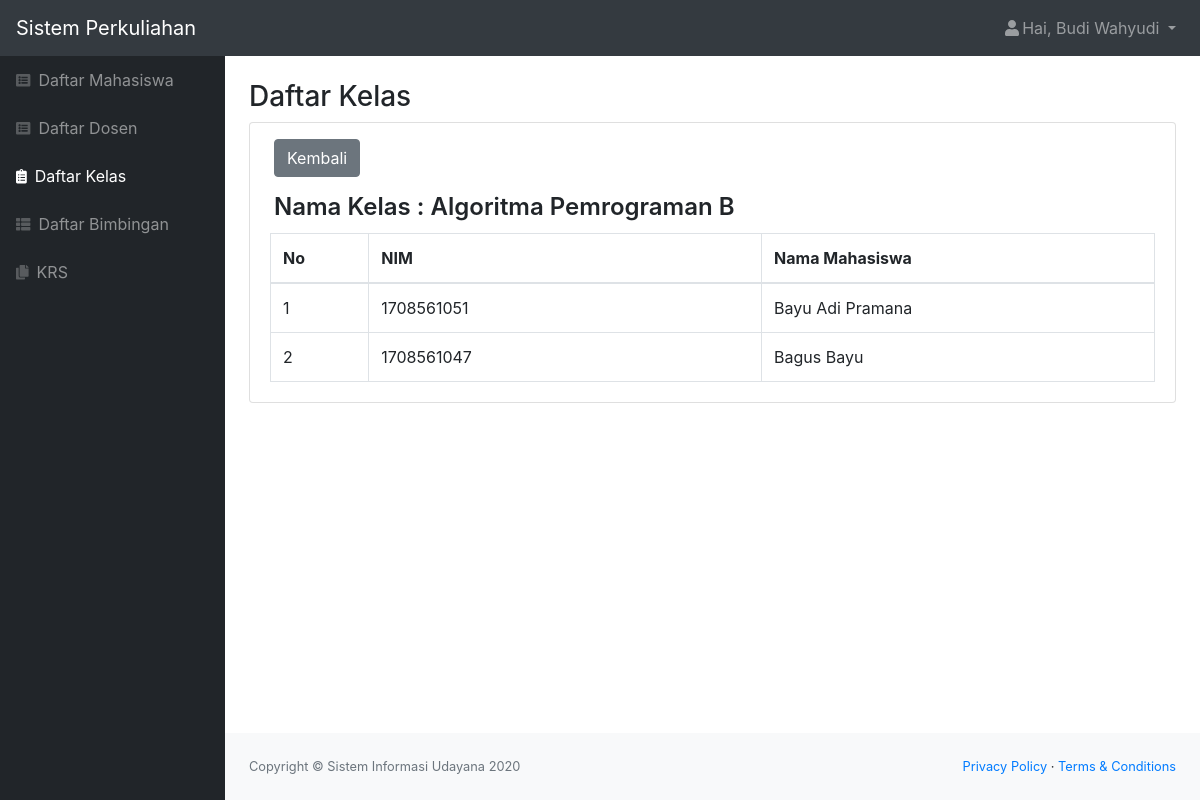
The app's page /kelas_lihat.php?id_kelas=1 (signed in) with its own data.
### tables this page shows
CREATE TABLE `kelas` (
  `id_kelas` int(11) NOT NULL,
  `nama_kelas` varchar(100) NOT NULL,
  `jam_kuliah` varchar(20) NOT NULL,
  `kuota_kelas` int(11) NOT NULL,
  `id_dosen` int(11) NOT NULL,
  `status` varchar(20) NOT NULL
);

CREATE TABLE `join_kelas` (
  `id_join` int(11) NOT NULL,
  `id_mahasiswa` int(11) NOT NULL,
  `id_kelas` int(11) NOT NULL
);

CREATE TABLE `mahasiswa` (
  `id_mahasiswa` int(11) NOT NULL,
  `role` char(1) NOT NULL,
  `nim` char(10) NOT NULL,
  `nama` varchar(50) NOT NULL,
  `email` varchar(50) NOT NULL,
  `alamat` varchar(50) NOT NULL,
  `tanggal_lahir` date NOT NULL,
  `status` varchar(20) NOT NULL,
  `password` varchar(300) NOT NULL
);

### kelas_lihat.php (the view, shortened to what this page needs)
<?php
include "function.php";
$nama = $_SESSION['nama'];
$role = $_SESSION['id'];
$id_kelas = $_GET['id_kelas'];
$queryKelas = mysqli_query($koneksi, "SELECT * FROM join_kelas INNER JOIN kelas ON join_kelas.id_kelas=kelas.id_kelas INNER JOIN mahasiswa ON join_kelas.id_mahasiswa=mahasiswa.id_mahasiswa WHERE kelas.id_kelas = '$id_kelas'");
$kelas = mysqli_query($koneksi, "SELECT nama_kelas FROM kelas WHERE id_kelas = '$id_kelas'");
?>
<!DOCTYPE html>
<html lang="en">
    <head>
        <link href="css/styles.css" rel="stylesheet" />
        <link href="https://cdn.datatables.net/1.10.20/css/dataTables.bootstrap4.min.css" rel="stylesheet" />
    </head>
    <body class="sb-nav-fixed">
        <nav class="sb-topnav navbar navbar-expand navbar-dark bg-dark">
            <a class="navbar-brand" href="index.html">Sistem Perkuliahan</a>
            <ul class="navbar-nav ml-auto">
                <li class="nav-item dropdown">
                    <a class="nav-link dropdown-toggle" id="userDropdown" href="#" role="button" data-toggle="dropdown" aria-haspopup="true" aria-expanded="false"><i class="fas fa-user fa-fw"></i>Hai, <?= $nama; ?> </a>
                </li>
            </ul>
        </nav>
        <div id="layoutSidenav">
            <div id="layoutSidenav_nav">
                <nav class="sb-sidenav accordion sb-sidenav-dark" id="sidenavAccordion">
                    <div class="sb-sidenav-menu">
                        <div class="nav">
                            <a class="nav-link" href="mahasiswa.php"
                                ><div class="sb-nav-link-icon"><i class="fas fa-list-alt"></i></div>
                                Daftar Mahasiswa</a
                            >
                            <a class="nav-link" href="dosen.php"
                                ><div class="sb-nav-link-icon"><i class="fas fa-list-alt"></i></div>
                                Daftar Dosen</a
                            >
                            <a class="nav-link active" href="kelas.php"
                                ><div class="sb-nav-link-icon"><i class="fas fa-clipboard-list"></i></div>
                                Daftar Kelas</a
                            >
                            <a class="nav-link" href="bimbingan.php"
                                ><div class="sb-nav-link-icon"><i class="fas fa-th-list"></i></div>
                                Daftar Bimbingan</a
                            >
                            <?php if($role == "1") { ?>
                            <a class="nav-link" href="krs.php"
                                ><div class="sb-nav-link-icon"><i class="fas fa-copy"></i></div>
                                KRS</a>
                            <?php } ?>
                        </div>
                    </div>
                </nav>
            </div>
            <div id="layoutSidenav_content">
                <main>
                    <div class="container-fluid">
                        <h3 class="mt-4">Daftar Kelas</h3>
                        <div class="card mb-4">
                        <?php if($role == "2" || $role == "1") { ?>
                            <div class="tambah mt-3 px-4">
                                <a href="kelas.php" class="btn btn-secondary">Kembali</a>
                            </div>
                        <?php } ?>
                        <?php $nama = mysqli_fetch_assoc($kelas); ?>
                            <div class="font mt-3 px-4 mb-0">
                                <h4 style="font-weight: 600;">Nama Kelas : <?= $nama['nama_kelas']; ?></h4>
                            </div>
                            <div class="card-body py-1">
                                <div class="table-responsive">
                                    <table class="table table-bordered" id="dataTable" width="100%" cellspacing="0">
                                        <thead>
                                            <tr>
                                                <th class="col-sm-1">No</th>
                                                <th class="col-sm-4">NIM</th>
                                                <th class="col-sm-4">Nama Mahasiswa</th>
                                            </tr>
                                        </thead>
                                        <?php $i=1; ?>
                                        <?php while($data = mysqli_fetch_assoc($queryKelas)) { ?>
                                            <tr>
                                                <td><?= $i; ?></td>
                                                <td><?= $data['nim']; ?></td>
                                                <td><?= $data['nama']; ?></td>
                                            </tr>
                                        <?php $i++; ?>
                                        <?php } ?>
                                    </table>
                                </div>
                            </div>
                        </div>
                </main>
                <footer class="py-4 bg-light mt-auto">
                    <div class="container-fluid">
                        <div class="d-flex align-items-center justify-content-between small">
                            <div class="text-muted">Copyright &copy; Sistem Informasi Udayana 2020</div>
                            <div>
                                <a href="#">Privacy Policy</a>
                                &middot;
                                <a href="#">Terms &amp; Conditions</a>
                            </div>
                        </div>
                    </div>
                </footer>
            </div>
        </div>
    </body>
</html>

### records on screen
kelas: nama_kelas "Algoritma Pemrograman B"
join_kelas: id_mahasiswa.nim "1708561051", id_mahasiswa.nama "Bayu Adi Pramana"
join_kelas: id_mahasiswa.nim "1708561047", id_mahasiswa.nama "Bagus Bayu"

### other values on screen
$nama "Budi Wahyudi"
